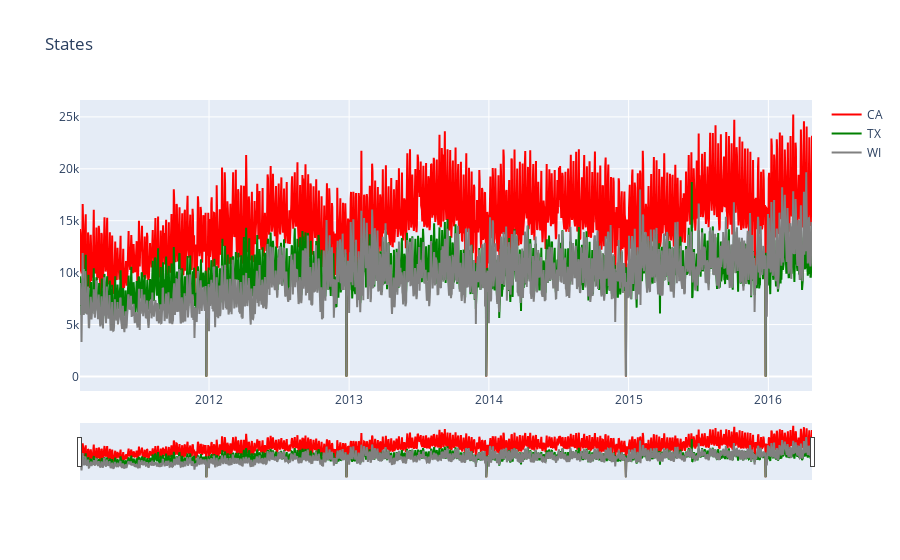

Write notebook code for a chart like this one.
### Code cell
fig = go.Figure()
fig.add_trace(go.Scatter(x=df_estados.Date, y=df_estados['CA'], name="CA",
                         line_color='red'))
fig.add_trace(go.Scatter(x=df_estados.Date, y=df_estados['TX'], name="TX",
                         line_color='green'))
fig.add_trace(go.Scatter(x=df_estados.Date, y=df_estados['WI'], name="WI",
                         line_color='gray'))
fig.update_layout(title_text='States',
                  xaxis_rangeslider_visible=True)
fig.show()

### Figure 1 — Plotly figure (JSON) as saved in the notebook; plotly's stock layout.template omitted (floating-point values rounded to 4 significant figures; data arrays with more than 128 entries replaced by an {"elided": "..."} marker saying what was removed)
{"data": [{"line": {"color": "red"}, "name": "CA", "type": "scatter", "x": {"elided": "1913 str values"}, "y": {"elided": "1913 int values"}}, {"line": {"color": "green"}, "name": "TX", "type": "scatter", "x": {"elided": "1913 str values"}, "y": {"elided": "1913 int values"}}, {"line": {"color": "gray"}, "name": "WI", "type": "scatter", "x": {"elided": "1913 str values"}, "y": {"elided": "1913 int values"}}], "layout": {"title": {"text": "States"}, "xaxis": {"rangeslider": {"visible": true}}}}
